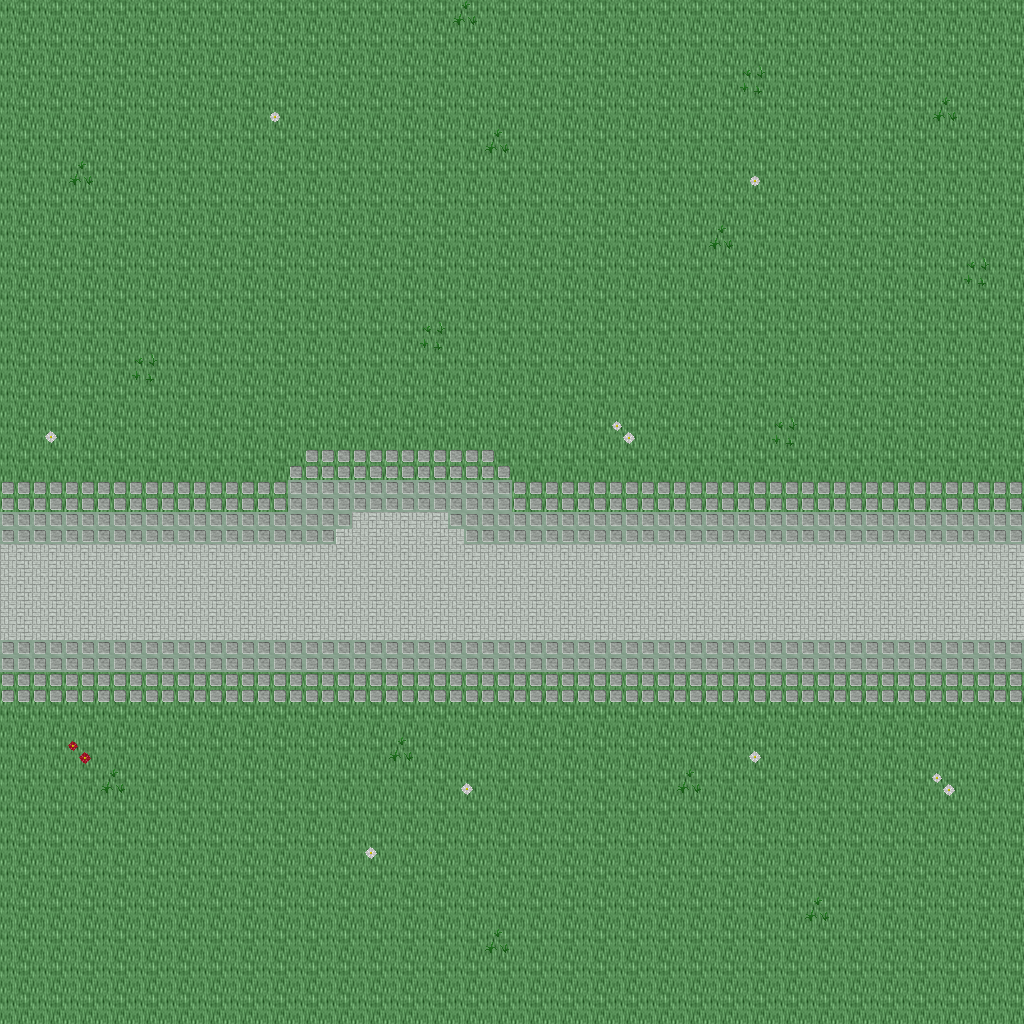

A 2D game scene composited from a Tiled map and its tileset images. What follows is a short description and the map's XML, with each tile layer's data collapsed to a summary:
An orthogonal 32x32 tile map with 32x32 px tiles, 5 tile layers (Ground, Objects, Objects2, Above, ...), 1 hidden layer not drawn, 45 tilesets.

<map version="1.10" tiledversion="1.11.0" orientation="orthogonal" renderorder="right-down" width="32" height="32" tilewidth="32" tileheight="32" infinite="0" nextlayerid="11" nextobjectid="1">
 <tileset firstgid="1" name="ground_ground" tilewidth="32" tileheight="32" tilecount="33" columns="3">
  <image source="../drawable/ground_ground.png" width="96" height="352" />
 </tileset>
 <tileset firstgid="34" name="building_castle" tilewidth="32" tileheight="32" tilecount="320" columns="20">
  <image source="../drawable/building_castle.png" width="640" height="512" />
 </tileset>
 <tileset firstgid="354" name="ground_water_pool" tilewidth="32" tileheight="32" tilecount="72" columns="3">
  <image source="../drawable/ground_water_pool.png" width="96" height="768" />
 </tileset>
 <tileset firstgid="426" name="ground_ridge_earth_dark" tilewidth="32" tileheight="32" tilecount="96" columns="12">
  <image source="../drawable/ground_ridge_earth_dark.png" width="384" height="256" />
 </tileset>
 <tileset firstgid="522" name="ground_grass_edges" tilewidth="32" tileheight="32" tilecount="36" columns="12">
  <image source="../drawable/ground_grass_edges.png" width="384" height="96" />
 </tileset>
 <tileset firstgid="558" name="ground_earth_edges" tilewidth="32" tileheight="32" tilecount="18" columns="6">
  <image source="../drawable/ground_earth_edges.png" width="192" height="96" />
 </tileset>
 <tileset firstgid="576" name="ground_grass_corners" tilewidth="32" tileheight="32" tilecount="24" columns="6">
  <image source="../drawable/ground_grass_corners.png" width="192" height="128" />
 </tileset>
 <tileset firstgid="600" name="plant_stump_stump_green" tilewidth="32" tileheight="32" tilecount="4" columns="2">
  <image source="../drawable/plant_stump_stump_green.png" width="64" height="64" />
 </tileset>
 <tileset firstgid="604" name="item_pot_barrel" tilewidth="32" tileheight="32" tilecount="2" columns="1">
  <image source="../drawable/item_pot_barrel.png" width="32" height="64" />
 </tileset>
 <tileset firstgid="606" name="ground_rock_rocks_2" tilewidth="32" tileheight="32" tilecount="4" columns="2">
  <image source="../drawable/ground_rock_rocks_2.png" width="64" height="64" />
 </tileset>
 <tileset firstgid="610" name="ground_ladder_horizontal_dark" tilewidth="32" tileheight="32" tilecount="3" columns="1">
  <image source="../drawable/ground_ladder_horizontal_dark.png" width="32" height="96" />
 </tileset>
 <tileset firstgid="613" name="plant_grasses" tilewidth="32" tileheight="32" tilecount="6" columns="3">
  <image source="../drawable/plant_grasses.png" width="96" height="64" />
 </tileset>
 <tileset firstgid="619" name="plant_tree_tree_green" tilewidth="32" tileheight="32" tilecount="88" columns="8">
  <image source="../drawable/plant_tree_tree_green.png" width="256" height="352" />
 </tileset>
 <tileset firstgid="707" name="ground_water_waterfall" tilewidth="32" tileheight="32" tilecount="120" columns="8">
  <image source="../drawable/ground_water_waterfall.png" width="256" height="480" />
 </tileset>
 <tileset firstgid="827" name="plant_flower_daisy_white" tilewidth="32" tileheight="32" tilecount="8" columns="2">
  <image source="../drawable/plant_flower_daisy_white.png" width="64" height="128" />
 </tileset>
 <tileset firstgid="835" name="plant_flower_daisy_red" tilewidth="32" tileheight="32" tilecount="8" columns="2">
  <image source="../drawable/plant_flower_daisy_red.png" width="64" height="128" />
 </tileset>
 <tileset firstgid="843" name="ground_rock_pebbles" tilewidth="32" tileheight="32" tilecount="3" columns="1">
  <image source="../drawable/ground_rock_pebbles.png" width="32" height="96" />
 </tileset>
 <tileset firstgid="846" name="plant_flower_daisy_yellow" tilewidth="32" tileheight="32" tilecount="8" columns="2">
  <image source="../drawable/plant_flower_daisy_yellow.png" width="64" height="128" />
 </tileset>
 <tileset firstgid="854" name="building_decoration_longhorn_skull" tilewidth="32" tileheight="32" tilecount="6" columns="3">
  <image source="../drawable/building_decoration_longhorn_skull.png" width="96" height="64" />
 </tileset>
 <tileset firstgid="860" name="furniture_light_flames" tilewidth="32" tileheight="32" tilecount="6" columns="6">
  <image source="../drawable/furniture_light_flames.png" width="192" height="32" />
 </tileset>
 <tileset firstgid="866" name="plant_stump_stump_brown" tilewidth="32" tileheight="32" tilecount="4" columns="2">
  <image source="../drawable/plant_stump_stump_brown.png" width="64" height="64" />
 </tileset>
 <tileset firstgid="870" name="building_decoration_rocks_2" tilewidth="32" tileheight="32" tilecount="2" columns="1">
  <image source="../drawable/building_decoration_rocks_2.png" width="32" height="64" />
 </tileset>
 <tileset firstgid="872" name="plant_flower_daisy_blue" tilewidth="32" tileheight="32" tilecount="8" columns="2">
  <image source="../drawable/plant_flower_daisy_blue.png" width="64" height="128" />
 </tileset>
 <tileset firstgid="880" name="building_fence_fence_chunky" tilewidth="32" tileheight="32" tilecount="21" columns="3">
  <image source="../drawable/building_fence_fence_chunky.png" width="96" height="224" />
 </tileset>
 <tileset firstgid="901" name="ground_water_water_bubbles" tilewidth="32" tileheight="32" tilecount="32" columns="8">
  <image source="../drawable/ground_water_water_bubbles.png" width="256" height="128" />
 </tileset>
 <tileset firstgid="933" name="item_statue_grey_stone" tilewidth="32" tileheight="32" tilecount="4" columns="2">
  <image source="../drawable/item_statue_grey_stone.png" width="64" height="64" />
 </tileset>
 <tileset firstgid="937" name="plant_tree_tree_darkgreen" tilewidth="32" tileheight="32" tilecount="88" columns="8">
  <image source="../drawable/plant_tree_tree_darkgreen.png" width="256" height="352" />
 </tileset>
 <tileset firstgid="1025" name="logic_creature_animal" tilewidth="32" tileheight="32" tilecount="32" columns="8">
  <image source="../drawable/logic_creature_animal.png" width="256" height="128" />
 </tileset>
 <tileset firstgid="1057" name="logic_creature_rodent" tilewidth="32" tileheight="32" tilecount="8" columns="8">
  <image source="../drawable/logic_creature_rodent.png" width="256" height="32" />
 </tileset>
 <tileset firstgid="1065" name="logic_portal" tilewidth="32" tileheight="32" tilecount="24" columns="8">
  <image source="../drawable/logic_portal.png" width="256" height="96" />
 </tileset>
 <tileset firstgid="1089" name="logic_item_mushroom" tilewidth="32" tileheight="32" tilecount="6" columns="6">
  <image source="../drawable/logic_item_mushroom.png" width="192" height="32" />
 </tileset>
 <tileset firstgid="1095" name="logic_collision" tilewidth="32" tileheight="32" tilecount="1" columns="1">
  <image source="../drawable/logic_collision.png" width="32" height="32" />
 </tileset>
 <tileset firstgid="1096" name="logic_creature_human_little" tilewidth="32" tileheight="32" tilecount="2" columns="2">
  <image source="../drawable/logic_creature_human_little.png" width="64" height="32" />
 </tileset>
 <tileset firstgid="1098" name="logic_creature_fairy" tilewidth="32" tileheight="32" tilecount="4" columns="4">
  <image source="../drawable/logic_creature_fairy.png" width="128" height="32" />
 </tileset>
 <tileset firstgid="1102" name="logic_item_herb" tilewidth="32" tileheight="32" tilecount="5" columns="5">
  <image source="../drawable/logic_item_herb.png" width="160" height="32" />
 </tileset>
 <tileset firstgid="1107" name="object_suspension_bridge" tilewidth="32" tileheight="32" tilecount="24" columns="3">
  <image source="../drawable/object_suspension_bridge.png" width="96" height="256" />
 </tileset>
 <tileset firstgid="1131" name="logic_creature_farm_animal" tilewidth="32" tileheight="32" tilecount="16" columns="8">
  <image source="../drawable/logic_creature_farm_animal.png" width="256" height="64" />
 </tileset>
 <tileset firstgid="1147" name="ground_green_paving" tilewidth="32" tileheight="32" tilecount="18" columns="3">
  <image source="../drawable/ground_green_paving.png" width="96" height="192" />
 </tileset>
 <tileset firstgid="1165" name="logic_protection" tilewidth="32" tileheight="32" tilecount="2" columns="2">
  <image source="../drawable/logic_protection.png" width="64" height="32" />
 </tileset>
 <tileset firstgid="1167" name="light_light_5x5" tilewidth="32" tileheight="32" tilecount="25" columns="5">
  <image source="../drawable/light_light_5x5.png" width="160" height="160" />
 </tileset>
 <tileset firstgid="1192" name="light_door_light" tilewidth="32" tileheight="32" tilecount="12" columns="3">
  <image source="../drawable/light_door_light.png" width="96" height="128" />
 </tileset>
 <tileset firstgid="1204" name="building_huts" tilewidth="32" tileheight="32" tilecount="338" columns="26">
  <image source="../drawable/building_huts.png" width="832" height="416" />
 </tileset>
 <tileset firstgid="1542" name="building_chimney_smoke" tilewidth="32" tileheight="32" tilecount="40" columns="4">
  <image source="../drawable/building_chimney_smoke.png" width="128" height="320" />
 </tileset>
 <tileset firstgid="1582" name="plant_tree_chestnut_tree" tilewidth="32" tileheight="32" tilecount="20" columns="4">
  <image source="../drawable/plant_tree_chestnut_tree.png" width="128" height="160" />
 </tileset>
 <tileset firstgid="1602" name="logic_creature_troll" tilewidth="32" tileheight="32" tilecount="4" columns="4">
  <image source="../drawable/logic_creature_troll.png" width="128" height="32" />
 </tileset>
 <layer id="1" name="Ground" width="32" height="32">
  <data>[1024 cells, 1024 non-empty, 2 distinct tile ids]</data>
 </layer>
 <layer id="2" name="Objects" width="32" height="32">
  <data>[1024 cells, 231 non-empty, 6 distinct tile ids]</data>
 </layer>
 <layer id="3" name="Objects2" width="32" height="32">
  <data>[1024 cells, 24 non-empty, 6 distinct tile ids]</data>
 </layer>
 <layer id="4" name="Above" width="32" height="32">
  <data>[1024 cells, 0 non-empty, 0 distinct tile ids]</data>
 </layer>
 <layer id="5" name="Above2" width="32" height="32">
  <data>[1024 cells, 0 non-empty, 0 distinct tile ids]</data>
 </layer>
 <layer id="6" name="Walkable" width="32" height="32" visible="0">
  <data>[1024 cells, 0 non-empty, 0 distinct tile ids]</data>
 </layer>
 <objectgroup id="7" name="Mapevents" />
 <objectgroup id="8" name="Spawn" />
 <objectgroup id="9" name="Keys" />
 <objectgroup id="10" name="Replace" />
</map>
